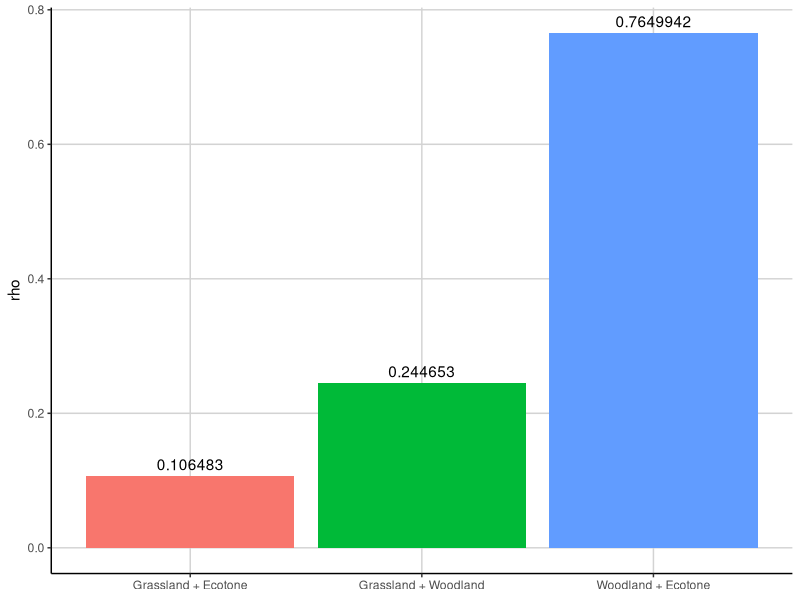

Write R code to recreate this figure.


# To do -------------------------------------------------------------------

# Calculate alpha diversity
# GLM for alpha diversity V Section
# Boxplot for diversity per section
# Histogram for orders found (stacked per section?)

# Install packages --------------------------------------------------------

#install.packages('tidyverse')
library(tidyverse)
#install.packages('patchwork')
library(patchwork)
#install.packages('vegan')
library(vegan)

? cor.test

# Install data ------------------------------------------------------------

insect_data <- read.csv('group1_leaf_litter_data.csv') %>%
  mutate(wood_name = as.factor(wood_name)) %>%
  mutate(transect_point = as.factor(transect_point)) %>%
  select(transect_point, cockroaches.woodlice:earwig) %>%
  pivot_longer(cols = cockroaches.woodlice:earwig,
               names_to = "species",
               values_to = "amount") %>%
  pivot_wider(names_from = transect_point,
              values_from = amount)

View(insect_data)

str(insect_data)

alpha_data <-
  read.csv('group1_leaf_litter_alpha_diversity_data.csv', header = TRUE)

View(alpha_data)

# Alpha diversity ---------------------------------------------------------

# Grassland Vs Ecotone
cor.test(alpha_data$grassland, alpha_data$ecotone, method = "spearman")

# Woodland Vs Ecotone
cor.test(alpha_data$woodland, alpha_data$ecotone, method = "spearman")

# Woodland Vs Grassland
cor.test(alpha_data$woodland, alpha_data$grassland, method = "spearman")

# GLM ---------------------------------------------------------------------

combination <-
  c("Grassland + Ecotone",
    "Woodland + Ecotone",
    "Grassland + Woodland")
rho <- c(0.106483, 0.7649942, 0.244653)

glm_matrix <- data.frame(combination, rho)

View(glm_matrix)

# Rho plot ----------------------------------------------------------------

glm_matrix %>%
  ggplot(aes(
    x = combination,
    y = rho,
    label = rho,
    fill = combination
  )) +
  geom_col() +
  geom_text(vjust = -0.5) +
  theme(
    axis.title.x = element_blank(),
    panel.background = element_blank(),
    panel.grid.major = element_line(colour = "lightgrey"),
    axis.line = element_line(colour = "black"),
    legend.position = "none"
  )

# Histogram ---------------------------------------------------------------

